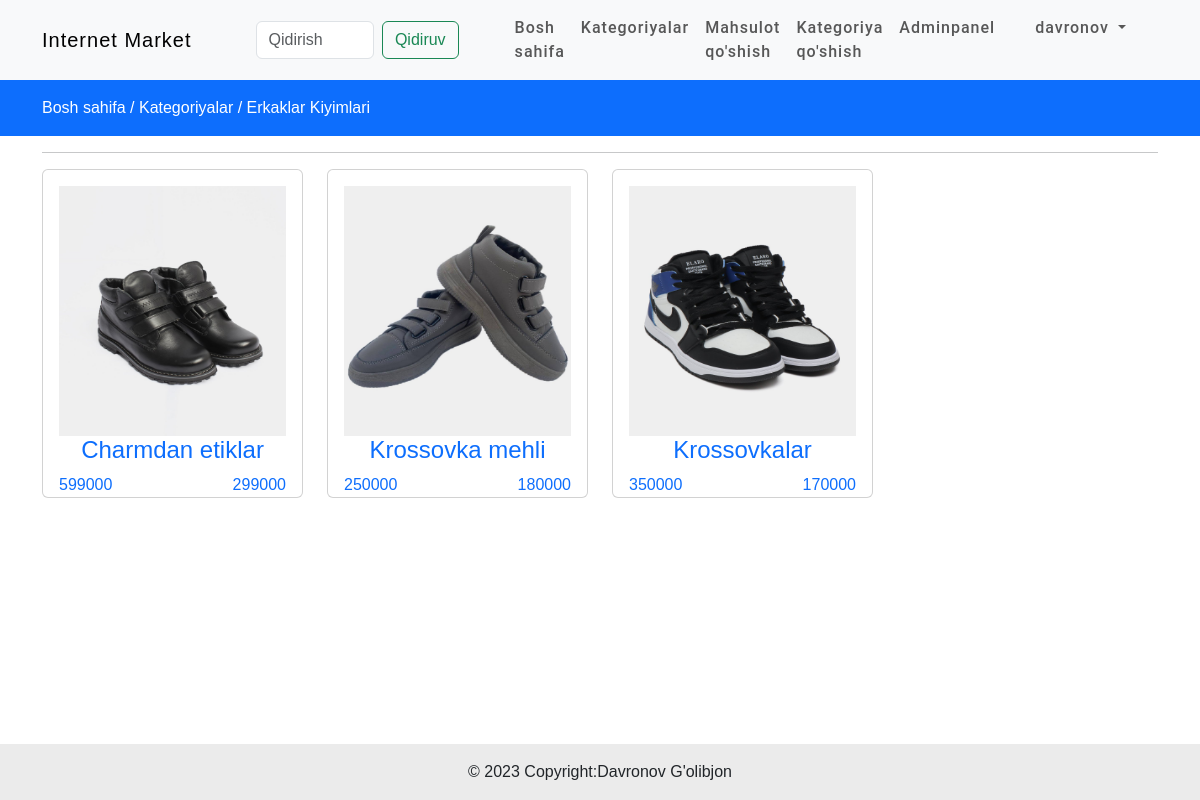
The page /category/detail/erkaklar-kiyimlar/ (signed in) on the database its author committed.
### products/models.py (models this page shows, shortened)
class Category(models.Model):
    slug=models.CharField(max_length=150,null=False,blank=False)
    name=models.CharField(max_length=150,null=False,blank=False)
    image=models.ImageField(upload_to=get_file_path,null=True,blank=True)
    description=models.TextField(max_length=500,null=False,blank=False)
    status=models.BooleanField(default=False,help_text="0=default 1=Hidden")
    trending=models.BooleanField(default=False,help_text="0=default 1=trending")
    meta_title=models.CharField(max_length=150,null=False,blank=False)
    meta_keywords=models.CharField(max_length=150,null=False,blank=False)
    meta_description=models.TextField(max_length=500,null=False,blank=False)
    created_at=models.DateTimeField(auto_now_add=True)
    class Meta:
        verbose_name_plural="Kategoriyalar"

class Products(models.Model):
    category=models.ForeignKey(Category,on_delete=models.CASCADE)
    slug=models.CharField(max_length=150,null=False,blank=False)
    name=models.CharField(max_length=150,null=False,blank=False)
    product_image=models.ImageField(upload_to=get_file_path,null=True,blank=True)
    small_description=models.CharField(max_length=150,null=False,blank=False)
    quantity=models.IntegerField(null=False,blank=False,help_text="Mahsulot miqdori")
    description=models.TextField(max_length=500,null=False,blank=False)
    original_price=models.FloatField(null=False,blank=False)
    selling_price=models.FloatField(null=True,blank=True)
    status=models.BooleanField(default=False,help_text="0=default 1=Hidden")
    trending=models.BooleanField(default=False,help_text="0=default 1=trending")
    tag=models.CharField(max_length=150,null=False,blank=False)
    meta_title=models.CharField(max_length=150,null=False,blank=False)
    meta_keywords=models.CharField(max_length=150,null=False,blank=False)
    meta_description=models.TextField(max_length=500,null=False,blank=False)
    created_at=models.DateTimeField(auto_now_add=True)
    class Meta:
        verbose_name_plural="Mahsulotlar"

### products/views.py (the view)
# urls.py: path('category/detail/<str:slug>/',CategoryDetailView,name='catdet'),
@login_required(login_url='login')
def CategoryDetailView(request,slug):
    if (Category.objects.filter(slug=slug,status=0)):
        products=Products.objects.filter(category__slug=slug)
        category_name=Category.objects.filter(slug=slug).first()
        context={
            'products':products,
            'category_name':category_name
        }
        return render(request,"products.html",context)
    else:
        messages.warning(request,"Bu kategoriyada hozircha tovar yo'q")
        return redirect('cat')

### templates/products.html (shortened to what this page needs)
{% extends 'base.html' %}
{% load static %}
    {% block content %}
     <div class="py-3 bg-primary">
            <div class="container">
                <a class="text-white" href="{% url 'home' %}">Bosh sahifa /</a>
                <a class="text-white" href="{% url 'cat' %}">Kategoriyalar /</a>
                <a class="text-white" href="{% url 'cat' %}">{{ category_name.name }} </a>
            </div>
        </div>
        <div class="container">
            <div class="row">
                <div class="">
                    <hr>
                    <div class="row">
                        {% for product in products %}
                        <div class="col-md-3">
                            <div class="card">
                                <a href="{% url 'productdet' product.category.slug product.slug %}">
                                    <div class="card-body">
                                    <div class="category-image" >
                                        {% if product.product_image %}
                                            <img src="{{ product.product_image.url }}" alt="{{ product.name }}" class="w-100" style="height:250px;">
                                        {% else %}
                                            <p>No image available</p>
                                        {% endif %}
                                    </div>
                                    <h4 class="text-center">{{ product.name|slice:16 }}</h4>
                                     <span class="float-start">{{ product.original_price|stringformat:'d' }}</span>
                                     <span class="float-end">{{ product.selling_price|stringformat:'d' }}</span>
                                </div>
                                </a>
                            </div>
                        </div>
                        {% endfor %}
                    </div>
                </div>
            </div>
        </div>
    {% endblock content %}

### templates/base.html (shortened to what this page needs)
<!doctype html>
{% load static %}
<html lang="en">
  <head>
    <link rel="stylesheet" href="{% static 'css/main.css' %}">
    <link href="https://cdn.jsdelivr.net/npm/bootstrap-icons@1.19.0/font/bootstrap-icons.css" rel="stylesheet">
    <link href="https://cdn.jsdelivr.net/npm/bootstrap@5.3.2/dist/css/bootstrap.min.css" rel="stylesheet">
      <link rel="stylesheet" href="https://cdn.jsdelivr.net/npm/sweetalert2@10">
  </head>
  <body>
    <nav class="navbar navbar-expand-lg bg-body-tertiary">
  <div class="container">
    <a class="navbar-brand" href="{% url 'home' %}">Internet Market</a>
    <div class="collapse navbar-collapse" id="navbarSupportedContent">
      <form class="d-flex mx-5" role="search" method="GET" action="{% url 'search' %}">
        <input class="form-control me-2" type="search" placeholder="Qidirish" aria-label="Search" name="q">
        <button class="btn btn-outline-success" type="submit">Qidiruv</button>
      </form>
      <ul class="navbar-nav ms-auto mb-2 mb-lg-0">
        <li class="nav-item">
          <a class="nav-link " aria-current="page" href="{% url 'home' %}">Bosh sahifa</a>
        </li>
        <li class="nav-item">
          <a class="nav-link" href="{% url 'cat' %}">Kategoriyalar</a>
        </li>
        <li class="nav-item">
          {% if request.user.is_superuser %}
          <a class="nav-link" href="{% url 'addproduct' %}">Mahsulot qo'shish</a>
          {% endif %}
        </li>
        <li class="nav-item">
          {% if request.user.is_superuser %}
          <a class="nav-link" href="{% url 'addcategory' %}">Kategoriya qo'shish</a>
          {% endif %}
        </li>
        <li class="nav-item">
          {% if request.user.is_superuser %}
          <a class="nav-link " href="/admin/">Adminpanel</a>
          {% endif %}
        </li>
        {% if request.user.is_authenticated %}
        <li class="nav-item dropdown px-4">
          <a class="nav-link dropdown-toggle " href="#" role="button" data-bs-toggle="dropdown" aria-expanded="false">
            {{ request.user.username }}
          </a>
        </li>
        {% else %}
        <li class="nav-item">
          <a class=" btn btn-danger" href="{% url 'login' %}">Saytga Kirish</a>
          <a class=" btn btn-primary" href="{% url 'register' %}">Ro'yxatdan O'tish</a>
        </li>
        {% endif %}
      </ul>
    </div>
  </div>
</nav>
    {% block content %}
    {% endblock content %}
      <footer class="bg-body-tertiary text-center text-lg-start">
      <div class="text-center p-3 mt-5 fixed-bottom" style="background-color: rgba(0, 0, 0, 0.08);">
        © 2023 Copyright:Davronov G'olibjon
      </div>
    </footer>
  </body>
</html>

### static/css/main.css (style rules this page uses)
:root { --Playfair: 'Playfair Display',serif; --Quicksand: "Quicksand", sans-serif; --Roboto: "Roboto", sans-serif; --Oswald: "Oswald", sans-serif; --dark: #3c393d; --exDark: #2b2b2b; }
* { padding:0; margin:0; box-sizing:border-box; font-family: var(--Quicksand); }
body { line-height:1.4; color:var(--dark); }
.navbar-nav a { font-family:var(--Roboto); letter-spacing:1px; font-weight:500; text-decoration:none; }
.navbar-brand { font-family:var(--Oswald); letter-spacing:1px; font-weight:500; text-decoration:none; }

### templates/base.html (style rules this page uses)
a { text-decoration:none; }

### rows shown on the page
Category: name "Erkaklar Kiyimlari"
Products: product_image (picture), name "Charmdan etiklar", original_price "599000", selling_price "299000"
Products: product_image (picture), name "Krossovka mehli", original_price "250000", selling_price "180000"
Products: product_image (picture), name "Krossovkalar", original_price "350000", selling_price "170000"

### other values the page prints
{{ request.user.username }} "davronov"
